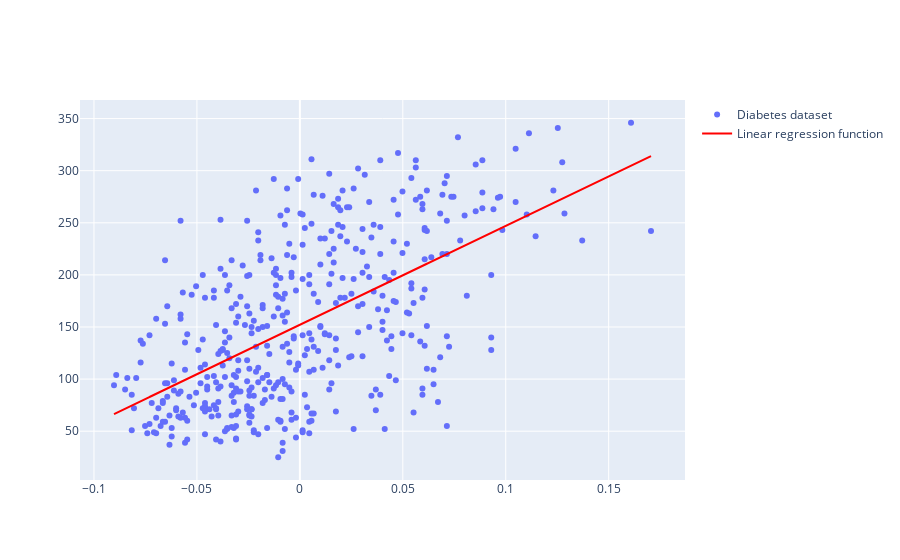

Notebook source saved alongside this figure:
### Markdown cell above
Linear regression is the most popular regression model with very simple math concepts behind it. It's mostly applicable where the relation between features and a target vector can be explained linearly.
<br/><br/>
Heuristics, i.e. "shortcuts" that would allow faster and more reliable inference, that are needed to be taken into account when applying this model are:
* **Linear assumption**: data should already be linearly dependent. We can always apply different transformations to introduce linearity.
* **Collinearity assumption**: there's little to no colleration between input features.
* **Normal assumption**: all variables should follow a normal or a close-to-normal distribution. This should ensure more reliable predictions of the regression model.
* **Rescaling data**: extreme variables should be rescaled, but it's not necessarily a linear regression's assumption, since it's a common step in data preprocessing for any model or task.
<br/><br/>

Simpliest case of a regression model is univariate (consisting of only one feature) linear regression $Y=\beta X + \epsilon$:
$$
\left[\begin{array}{c}
y_1 \\
y_2 \\
\vdots \\
y_n
\end{array}\right]=\left[\begin{array}{cc}
1 & x_1 \\
1 & x_2 \\
\vdots & \vdots \\
1 & x_n
\end{array}\right]\left[\begin{array}{l}
\beta_0 \\
\beta_1
\end{array}\right]+\left[\begin{array}{c}
\epsilon_1 \\
\epsilon_2 \\
\vdots \\
\epsilon_n
\end{array}\right]
$$
The optimization problem is centered around finding $\beta_0$ and $\beta_1$ that minimize Sum of Squared Errors (**SSE**) (we denote it as $C$) and is called Ordinary Least Squares (**OLS**): 
$$
C=\left(\beta_0+\beta_1 x_1-y_1\right)^2+\left(\beta_0+\beta_1 x_2-y_2\right)^2+\ldots+\left(\beta_0+\beta_1 x_n-y_n\right)^2
$$
We then take a partial derivatives with respect to $\beta_0$ and $\beta_1$. $\frac{d(SSE)}{d\beta_0}=\sum\epsilon_i=0$, therefore with the best $\beta_0$ residuals are always equal to 0, therefore we can express this in an equation: $\sum y_i=N\times\beta_0+\beta_1\times\sum x_i\quad [1]$. Since this is a quadratic optimization, the extreme value of $C$ will be at its minimum. The partial derivative with respect to $\beta_1$ will be equal to:
$$
\begin{gathered}
\sum y_i=n \beta_0+\beta_1 \sum x_i \\
\sum x_i y_i=\sum x_i \beta_0+\beta_1 \sum x_i^2\quad\text{[2]}
\end{gathered}  
$$ 
Then we can find $\beta_0$ and $\beta_1$ by solving a system of equations $[1]$ and $[2]$. To make the problem more optimal we can rewrite the system of linear equations consisting of $[1]$ and $[2]$ as $X'Y=X'XB$, where:
$$
\begin{gathered}
X^{\prime} X=\left[\begin{array}{cccc}
1 & 1 & \cdots & 1 \\
x_1 & x_2 & \cdots & x_n
\end{array}\right]\left[\begin{array}{cc}
1 & x_1 \\
1 & x_2 \\
\vdots & \vdots \\
1 & x_n
\end{array}\right]=\left[\begin{array}{cc}
n & \sum x_i \\
\sum x_i & \sum x_i^2
\end{array}\right] \\
X^{\prime} Y=\left[\begin{array}{cccc}
1 & 1 & \cdots & 1 \\
x_1 & x_2 & \cdots & x_n
\end{array}\right]\left[\begin{array}{c}
y_1 \\
y_2 \\
\vdots \\
y_n
\end{array}\right]=\left[\begin{array}{c}
\sum y_i \\
\sum x_i y_i
\end{array}\right]
\end{gathered}
$$
Given this matrix form of the regression equation we can find the vector $B=(\beta_0, \beta_1)$:
$$
\begin{gathered}
    B=(XX^{\prime})^{(-1)}X^{\prime}Y
\end{gathered}
$$
Now we can apply this theory to real data. For this example a popular "diabetes" dataset from `scikit-learn` has been chosen. We'll load the data, calculate matrix $B$ and build a simple univariate linear regression function:

### Code cell
from sklearn import datasets
import numpy as np
import plotly.graph_objects as go

# load a popular "diabetes" dataset and select only one feature
# to reduce it to univariate linear regression problem
X, Y = datasets.load_diabetes(return_X_y=True)
X = X[:, 2]
intercept = np.ones((X.shape[0],)) # vector for beta_0
X = np.vstack([intercept, X]).T
X_prime = X.T # X'

# find coefficients of the univariate linear regression
# by finding the extreme point of the gradient, i.e.
# minimum for the SSE function, and pass them next as 
# parameters into a linear function linear_reg_func
B = np.linalg.inv(X_prime @ X) @ X_prime @ Y
linear_reg_func = lambda x: B[0] + B[1]*x

fig = go.Figure()
fig.add_trace(
    go.Scatter(x=X[:,1], y=Y,
        mode='markers',
        name='Diabetes dataset'
    )
)
fig.add_trace(
    go.Scatter(x=X[:,1], y=linear_reg_func(X[:,1]),
        mode='lines',
        line=go.scatter.Line(color='red'),
        name='Linear regression function'
    )
)
fig.show()

### Figure 1 — Plotly figure (JSON) as saved in the notebook; plotly's stock layout.template omitted (floating-point values rounded to 4 significant figures; data arrays with more than 128 entries replaced by an {"elided": "..."} marker saying what was removed)
{"data": [{"mode": "markers", "name": "Diabetes dataset", "type": "scatter", "x": {"elided": "442 float values"}, "y": {"elided": "442 int values"}}, {"line": {"color": "red"}, "mode": "lines", "name": "Linear regression function", "type": "scatter", "x": {"elided": "442 float values"}, "y": {"elided": "442 float values"}}], "layout": {}}
